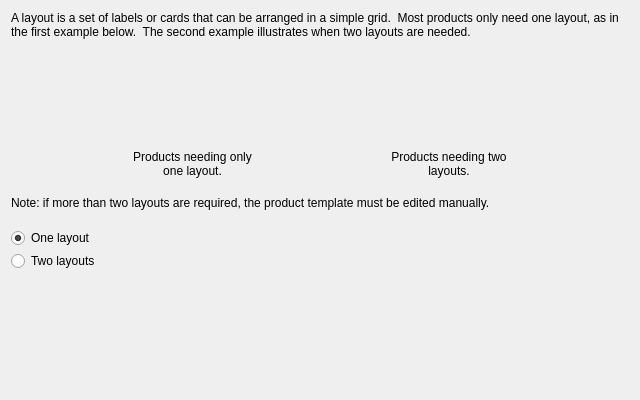
<?xml version="1.0" encoding="UTF-8"?>
<ui version="4.0">
 <class>TemplateDesignerNLayoutsPage</class>
 <widget class="QWidget" name="TemplateDesignerNLayoutsPage">
  <property name="geometry">
   <rect>
    <x>0</x>
    <y>0</y>
    <width>640</width>
    <height>400</height>
   </rect>
  </property>
  <property name="sizePolicy">
   <sizepolicy hsizetype="Minimum" vsizetype="Minimum">
    <horstretch>0</horstretch>
    <verstretch>0</verstretch>
   </sizepolicy>
  </property>
  <property name="minimumSize">
   <size>
    <width>640</width>
    <height>400</height>
   </size>
  </property>
  <property name="windowTitle">
   <string>Form</string>
  </property>
  <layout class="QGridLayout" name="gridLayout">
   <property name="sizeConstraint">
    <enum>QLayout::SetDefaultConstraint</enum>
   </property>
   <item row="0" column="0">
    <layout class="QVBoxLayout" name="verticalLayout_4">
     <property name="spacing">
      <number>18</number>
     </property>
     <item>
      <widget class="QLabel" name="label">
       <property name="text">
        <string>A layout is a set of labels or cards that can be arranged in a simple grid.  Most products only need one layout, as in the first example below.  The second example illustrates when two layouts are needed.</string>
       </property>
       <property name="wordWrap">
        <bool>true</bool>
       </property>
      </widget>
     </item>
     <item>
      <layout class="QHBoxLayout" name="horizontalLayout">
       <property name="sizeConstraint">
        <enum>QLayout::SetDefaultConstraint</enum>
       </property>
       <item>
        <spacer name="horizontalSpacer_2">
         <property name="orientation">
          <enum>Qt::Horizontal</enum>
         </property>
         <property name="sizeHint" stdset="0">
          <size>
           <width>40</width>
           <height>20</height>
          </size>
         </property>
        </spacer>
       </item>
       <item>
        <layout class="QVBoxLayout" name="verticalLayout">
         <property name="sizeConstraint">
          <enum>QLayout::SetDefaultConstraint</enum>
         </property>
         <item>
          <widget class="QLabel" name="label_2">
           <property name="sizePolicy">
            <sizepolicy hsizetype="Preferred" vsizetype="Preferred">
             <horstretch>0</horstretch>
             <verstretch>0</verstretch>
            </sizepolicy>
           </property>
           <property name="minimumSize">
            <size>
             <width>0</width>
             <height>75</height>
            </size>
           </property>
           <property name="text">
            <string/>
           </property>
           <property name="pixmap">
            <pixmap resource="../images.qrc">:/images/TemplateDesigner/ex-1layout.png</pixmap>
           </property>
           <property name="alignment">
            <set>Qt::AlignCenter</set>
           </property>
          </widget>
         </item>
         <item>
          <widget class="QLabel" name="label_4">
           <property name="sizePolicy">
            <sizepolicy hsizetype="Preferred" vsizetype="Preferred">
             <horstretch>0</horstretch>
             <verstretch>0</verstretch>
            </sizepolicy>
           </property>
           <property name="text">
            <string>Products needing only one layout.</string>
           </property>
           <property name="alignment">
            <set>Qt::AlignCenter</set>
           </property>
           <property name="wordWrap">
            <bool>true</bool>
           </property>
          </widget>
         </item>
        </layout>
       </item>
       <item>
        <spacer name="horizontalSpacer">
         <property name="orientation">
          <enum>Qt::Horizontal</enum>
         </property>
         <property name="sizeHint" stdset="0">
          <size>
           <width>40</width>
           <height>20</height>
          </size>
         </property>
        </spacer>
       </item>
       <item>
        <layout class="QVBoxLayout" name="verticalLayout_2">
         <property name="sizeConstraint">
          <enum>QLayout::SetDefaultConstraint</enum>
         </property>
         <item>
          <widget class="QLabel" name="label_3">
           <property name="sizePolicy">
            <sizepolicy hsizetype="Preferred" vsizetype="Preferred">
             <horstretch>0</horstretch>
             <verstretch>0</verstretch>
            </sizepolicy>
           </property>
           <property name="minimumSize">
            <size>
             <width>0</width>
             <height>75</height>
            </size>
           </property>
           <property name="text">
            <string/>
           </property>
           <property name="pixmap">
            <pixmap resource="../images.qrc">:/images/TemplateDesigner/ex-2layouts.png</pixmap>
           </property>
           <property name="alignment">
            <set>Qt::AlignCenter</set>
           </property>
          </widget>
         </item>
         <item>
          <widget class="QLabel" name="label_5">
           <property name="sizePolicy">
            <sizepolicy hsizetype="Preferred" vsizetype="Preferred">
             <horstretch>0</horstretch>
             <verstretch>0</verstretch>
            </sizepolicy>
           </property>
           <property name="text">
            <string>Products needing two layouts.</string>
           </property>
           <property name="alignment">
            <set>Qt::AlignCenter</set>
           </property>
           <property name="wordWrap">
            <bool>true</bool>
           </property>
          </widget>
         </item>
        </layout>
       </item>
       <item>
        <spacer name="horizontalSpacer_3">
         <property name="orientation">
          <enum>Qt::Horizontal</enum>
         </property>
         <property name="sizeHint" stdset="0">
          <size>
           <width>40</width>
           <height>20</height>
          </size>
         </property>
        </spacer>
       </item>
      </layout>
     </item>
     <item>
      <widget class="QLabel" name="label_6">
       <property name="text">
        <string>Note: if more than two layouts are required, the product template must be edited manually.</string>
       </property>
       <property name="wordWrap">
        <bool>true</bool>
       </property>
      </widget>
     </item>
     <item>
      <layout class="QVBoxLayout" name="verticalLayout_3">
       <property name="spacing">
        <number>3</number>
       </property>
       <item>
        <widget class="QRadioButton" name="oneLayoutRadio">
         <property name="text">
          <string>One layout</string>
         </property>
         <property name="checked">
          <bool>true</bool>
         </property>
        </widget>
       </item>
       <item>
        <widget class="QRadioButton" name="twoLayoutsRadio">
         <property name="text">
          <string>Two layouts</string>
         </property>
        </widget>
       </item>
      </layout>
     </item>
    </layout>
   </item>
   <item row="1" column="0">
    <spacer name="verticalSpacer">
     <property name="orientation">
      <enum>Qt::Vertical</enum>
     </property>
     <property name="sizeHint" stdset="0">
      <size>
       <width>20</width>
       <height>58</height>
      </size>
     </property>
    </spacer>
   </item>
  </layout>
 </widget>
 <resources>
  <include location="../images.qrc"/>
 </resources>
 <connections/>
</ui>
